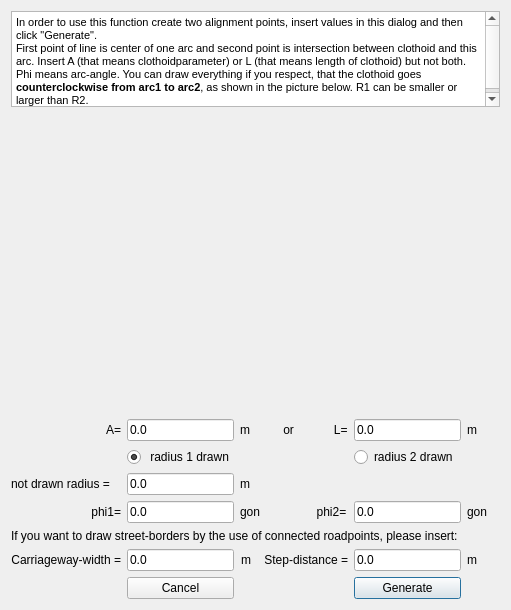
<?xml version="1.0" encoding="UTF-8"?>
<ui version="4.0">
 <class>CreateArcClothoidArc</class>
 <widget class="QDialog" name="CreateArcClothoidArc">
  <property name="geometry">
   <rect>
    <x>0</x>
    <y>0</y>
    <width>511</width>
    <height>610</height>
   </rect>
  </property>
  <property name="windowTitle">
   <string>Create-Arc-Clothoid-Arc</string>
  </property>
  <layout class="QGridLayout" name="gridLayout">
   <item row="8" column="1">
    <widget class="QLabel" name="label_10">
     <property name="text">
      <string>phi1=</string>
     </property>
     <property name="alignment">
      <set>Qt::AlignRight|Qt::AlignTrailing|Qt::AlignVCenter</set>
     </property>
    </widget>
   </item>
   <item row="8" column="5">
    <widget class="QLabel" name="label_4">
     <property name="text">
      <string>gon</string>
     </property>
    </widget>
   </item>
   <item row="3" column="4">
    <widget class="QLineEdit" name="lineEdit_L">
     <property name="text">
      <string>0.0</string>
     </property>
    </widget>
   </item>
   <item row="8" column="3">
    <widget class="QLabel" name="label_9">
     <property name="text">
      <string>gon                 phi2=</string>
     </property>
    </widget>
   </item>
   <item row="8" column="2">
    <widget class="QLineEdit" name="lineEdit_phi1">
     <property name="text">
      <string>0.0</string>
     </property>
    </widget>
   </item>
   <item row="11" column="4">
    <widget class="QPushButton" name="pushButtonGenerate">
     <property name="text">
      <string>Generate</string>
     </property>
    </widget>
   </item>
   <item row="0" column="1" colspan="7">
    <widget class="QTextBrowser" name="textBrowser">
     <property name="autoFillBackground">
      <bool>true</bool>
     </property>
     <property name="html">
      <string>&lt;!DOCTYPE HTML PUBLIC &quot;-//W3C//DTD HTML 4.0//EN&quot; &quot;http://www.w3.org/TR/REC-html40/strict.dtd&quot;&gt;
&lt;html&gt;&lt;head&gt;&lt;meta name=&quot;qrichtext&quot; content=&quot;1&quot; /&gt;&lt;style type=&quot;text/css&quot;&gt;
p, li { white-space: pre-wrap; }
&lt;/style&gt;&lt;/head&gt;&lt;body style=&quot; font-family:'MS Shell Dlg 2'; font-size:8.25pt; font-weight:400; font-style:normal;&quot;&gt;
&lt;p style=&quot; margin-top:0px; margin-bottom:0px; margin-left:0px; margin-right:0px; -qt-block-indent:0; text-indent:0px;&quot;&gt;In order to use this function create two alignment points, insert values in this dialog and then click &amp;quot;Generate&amp;quot;.&lt;/p&gt;
&lt;p style=&quot; margin-top:0px; margin-bottom:0px; margin-left:0px; margin-right:0px; -qt-block-indent:0; text-indent:0px;&quot;&gt;First point of line is center of one arc and second point is intersection between clothoid and this arc. Insert A (that means clothoidparameter) or L (that means length of clothoid) but not both. Phi means arc-angle. You can draw everything if you respect, that the clothoid goes &lt;span style=&quot; font-weight:600;&quot;&gt;counterclockwise from arc1 to arc2&lt;/span&gt;, as shown in the picture below. R1 can be smaller or larger than R2.&lt;/p&gt;&lt;/body&gt;&lt;/html&gt;</string>
     </property>
    </widget>
   </item>
   <item row="8" column="4">
    <widget class="QLineEdit" name="lineEdit_phi2">
     <property name="text">
      <string>0.0</string>
     </property>
    </widget>
   </item>
   <item row="3" column="3">
    <widget class="QLabel" name="label_7">
     <property name="text">
      <string>m          or            L=</string>
     </property>
    </widget>
   </item>
   <item row="11" column="2">
    <widget class="QPushButton" name="pushButtonCancel">
     <property name="text">
      <string>Cancel</string>
     </property>
    </widget>
   </item>
   <item row="3" column="5">
    <widget class="QLabel" name="label_5">
     <property name="text">
      <string>m</string>
     </property>
    </widget>
   </item>
   <item row="6" column="2">
    <widget class="QLineEdit" name="lineEdit_R">
     <property name="text">
      <string>0.0</string>
     </property>
    </widget>
   </item>
   <item row="3" column="2">
    <widget class="QLineEdit" name="lineEdit_A">
     <property name="text">
      <string>0.0</string>
     </property>
    </widget>
   </item>
   <item row="6" column="3">
    <widget class="QLabel" name="label_6">
     <property name="text">
      <string>m</string>
     </property>
    </widget>
   </item>
   <item row="6" column="1">
    <widget class="QLabel" name="label_3">
     <property name="text">
      <string>not drawn radius =</string>
     </property>
    </widget>
   </item>
   <item row="1" column="1" colspan="7">
    <widget class="QLabel" name="labelPicture">
     <property name="minimumSize">
      <size>
       <width>0</width>
       <height>300</height>
      </size>
     </property>
     <property name="text">
      <string/>
     </property>
     <property name="scaledContents">
      <bool>false</bool>
     </property>
    </widget>
   </item>
   <item row="3" column="1">
    <widget class="QLabel" name="label_8">
     <property name="text">
      <string> A=</string>
     </property>
     <property name="alignment">
      <set>Qt::AlignRight|Qt::AlignTrailing|Qt::AlignVCenter</set>
     </property>
    </widget>
   </item>
   <item row="10" column="2">
    <widget class="QLineEdit" name="lineEdit_c">
     <property name="text">
      <string>0.0</string>
     </property>
    </widget>
   </item>
   <item row="10" column="1">
    <widget class="QLabel" name="label_14">
     <property name="text">
      <string>Carriageway-width =</string>
     </property>
     <property name="alignment">
      <set>Qt::AlignRight|Qt::AlignTrailing|Qt::AlignVCenter</set>
     </property>
    </widget>
   </item>
   <item row="10" column="3">
    <widget class="QLabel" name="label_16">
     <property name="text">
      <string>m    Step-distance =</string>
     </property>
     <property name="alignment">
      <set>Qt::AlignRight|Qt::AlignTrailing|Qt::AlignVCenter</set>
     </property>
    </widget>
   </item>
   <item row="4" column="4">
    <widget class="QRadioButton" name="radioButton_line2">
     <property name="text">
      <string>radius 2 drawn</string>
     </property>
    </widget>
   </item>
   <item row="10" column="4">
    <widget class="QLineEdit" name="lineEdit_d">
     <property name="text">
      <string>0.0</string>
     </property>
    </widget>
   </item>
   <item row="4" column="2">
    <widget class="QRadioButton" name="radioButton_line1">
     <property name="text">
      <string> radius 1 drawn</string>
     </property>
     <property name="checked">
      <bool>true</bool>
     </property>
    </widget>
   </item>
   <item row="10" column="5">
    <widget class="QLabel" name="label_13">
     <property name="text">
      <string>m</string>
     </property>
    </widget>
   </item>
   <item row="9" column="1" colspan="4">
    <widget class="QLabel" name="label_12">
     <property name="text">
      <string>If you want to draw street-borders by the use of connected roadpoints, please insert:</string>
     </property>
    </widget>
   </item>
  </layout>
 </widget>
 <resources/>
 <connections/>
</ui>
